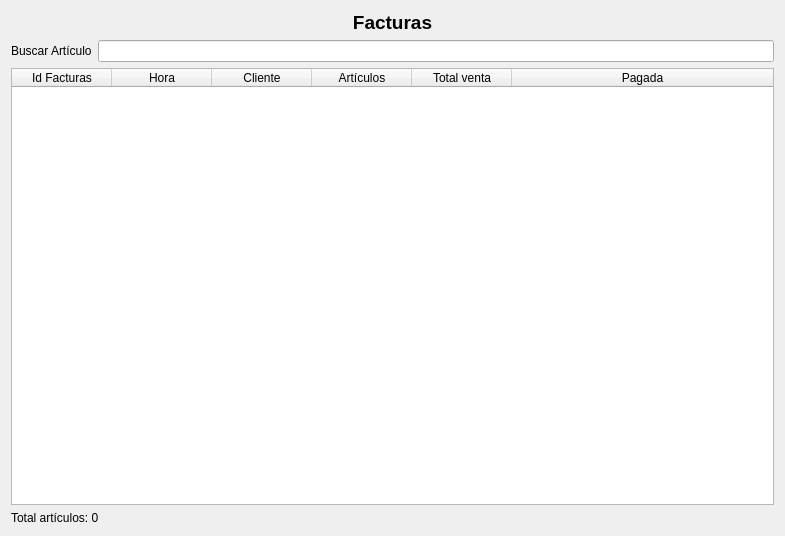
<?xml version="1.0" encoding="UTF-8"?>
<ui version="4.0">
 <class>wdgFacturas</class>
 <widget class="QWidget" name="wdgFacturas">
  <property name="geometry">
   <rect>
    <x>0</x>
    <y>0</y>
    <width>785</width>
    <height>536</height>
   </rect>
  </property>
  <property name="windowTitle">
   <string>Form</string>
  </property>
  <layout class="QHBoxLayout" name="horizontalLayout_2">
   <item>
    <layout class="QVBoxLayout" name="verticalLayout">
     <item>
      <widget class="QLabel" name="lbl">
       <property name="font">
        <font>
         <pointsize>14</pointsize>
         <weight>75</weight>
         <bold>true</bold>
        </font>
       </property>
       <property name="text">
        <string>Facturas</string>
       </property>
       <property name="alignment">
        <set>Qt::AlignCenter</set>
       </property>
      </widget>
     </item>
     <item>
      <layout class="QHBoxLayout" name="horizontalLayout">
       <item>
        <widget class="QLabel" name="lblBusqueda">
         <property name="text">
          <string>Buscar Artículo</string>
         </property>
        </widget>
       </item>
       <item>
        <widget class="QLineEdit" name="txtBusqueda"/>
       </item>
      </layout>
     </item>
     <item>
      <widget class="QTableWidget" name="table">
       <property name="contextMenuPolicy">
        <enum>Qt::CustomContextMenu</enum>
       </property>
       <property name="alternatingRowColors">
        <bool>true</bool>
       </property>
       <property name="selectionMode">
        <enum>QAbstractItemView::SingleSelection</enum>
       </property>
       <property name="selectionBehavior">
        <enum>QAbstractItemView::SelectRows</enum>
       </property>
       <attribute name="horizontalHeaderStretchLastSection">
        <bool>true</bool>
       </attribute>
       <attribute name="verticalHeaderVisible">
        <bool>false</bool>
       </attribute>
       <attribute name="verticalHeaderCascadingSectionResizes">
        <bool>false</bool>
       </attribute>
       <attribute name="verticalHeaderStretchLastSection">
        <bool>false</bool>
       </attribute>
       <attribute name="verticalHeaderVisible">
        <bool>false</bool>
       </attribute>
       <attribute name="horizontalHeaderStretchLastSection">
        <bool>true</bool>
       </attribute>
       <attribute name="verticalHeaderCascadingSectionResizes">
        <bool>false</bool>
       </attribute>
       <attribute name="verticalHeaderStretchLastSection">
        <bool>false</bool>
       </attribute>
       <column>
        <property name="text">
         <string>Id Facturas</string>
        </property>
       </column>
       <column>
        <property name="text">
         <string>Hora</string>
        </property>
       </column>
       <column>
        <property name="text">
         <string>Cliente</string>
        </property>
       </column>
       <column>
        <property name="text">
         <string>Artículos</string>
        </property>
       </column>
       <column>
        <property name="text">
         <string>Total venta</string>
        </property>
       </column>
       <column>
        <property name="text">
         <string>Pagada</string>
        </property>
       </column>
      </widget>
     </item>
     <item>
      <widget class="QLabel" name="lblTotal">
       <property name="text">
        <string>Total artículos: 0</string>
       </property>
      </widget>
     </item>
    </layout>
   </item>
  </layout>
  <action name="actionFacturaClienteGenerico">
   <property name="icon">
    <iconset resource="../images/gnuoptics.qrc">
     <normaloff>:/gnuoptics/factura.png</normaloff>:/gnuoptics/factura.png</iconset>
   </property>
   <property name="text">
    <string>Factura a cliente genérico</string>
   </property>
  </action>
  <action name="actionFacturaModificar">
   <property name="icon">
    <iconset resource="../images/gnuoptics.qrc">
     <normaloff>:/gnuoptics/document-edit.png</normaloff>:/gnuoptics/document-edit.png</iconset>
   </property>
   <property name="text">
    <string>Modificar factura</string>
   </property>
  </action>
  <action name="actionFacturaBorrar">
   <property name="icon">
    <iconset resource="../images/gnuoptics.qrc">
     <normaloff>:/gnuoptics/list-remove.png</normaloff>:/gnuoptics/list-remove.png</iconset>
   </property>
   <property name="text">
    <string>Borrar factura</string>
   </property>
  </action>
 </widget>
 <resources>
  <include location="../images/gnuoptics.qrc"/>
 </resources>
 <connections/>
</ui>
